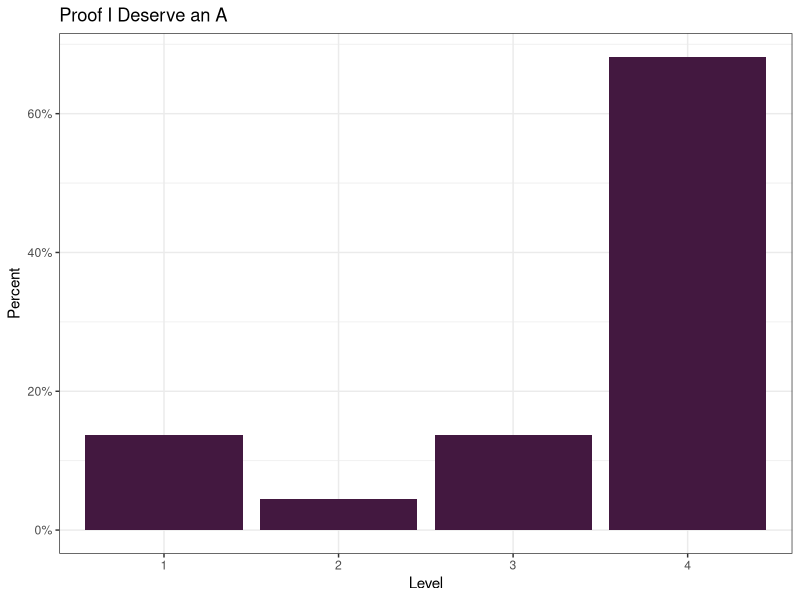

Reproduce this figure in R.
## ---- chunk 1
#| include: false
#| label: packages-portfolio-objectives

library(tidyverse)

portfolio_levels <- tibble(
  Objective = character(), 
  Level = numeric() 
  )
## ---- chunk 2
#| include: false
#| label: IL-1

## Fill in the line below with your self-assigned level for this objective.
## Remember, you have the following levels to choose from:

# 1 = novice
# 2 = proficiency
# 3 = mastery 
# 4 = expert

my_level <- 1

portfolio_levels <- portfolio_levels %>%
  bind_rows(
    tibble(Objective = "IL-1",
           Level = my_level)
    )
## ---- chunk 3
#| include: false
#| label: IL-2

## Fill in the line below with your self-assigned level for this objective.
my_level <- 3

portfolio_levels <- portfolio_levels %>%
  bind_rows(
    tibble(Objective = "IL-2", 
           Level = my_level)
    )
## ---- chunk 4
#| include: false
#| label: RW-1

my_level <- 4 

portfolio_levels <- portfolio_levels %>%
  bind_rows(
    tibble(Objective = "RW-1",
           Level = my_level)
    )
## ---- chunk 5
#| include: false
#| label: RW-2

my_level <- 4

portfolio_levels <- portfolio_levels %>%
  bind_rows(
    tibble(Objective = "RW-2",
           Level = my_level)
    )
## ---- chunk 6
#| include: false
#| label: RW-3

my_level <- 4

portfolio_levels <- portfolio_levels %>%
  bind_rows(
    tibble(Objective = "RW-3",
           Level = my_level)
    )
## ---- chunk 7
#| include: false
#| label: TC-1

my_level <- 2

portfolio_levels <- portfolio_levels %>%
  bind_rows(
    tibble(Objective = "TC-1", 
           Level = my_level)
    )
## ---- chunk 8
#| include: false
#| label: TC-2

my_level <- 4

portfolio_levels <- portfolio_levels %>%
  bind_rows(
    tibble(Objective = "TC-2", 
           Level = my_level)
    )
## ---- chunk 9
#| include: false
#| label: DM-1

my_level <- 4

portfolio_levels <- portfolio_levels %>%
  bind_rows(
    tibble(Objective = "DM-1", 
           Level = my_level)
    )
## ---- chunk 10
#| include: false
#| label: DM-2

my_level <- 4

portfolio_levels <- portfolio_levels %>%
  bind_rows(
    tibble(Objective = "DM-2",
           Level = my_level)
    )
## ---- chunk 11
#| include: false
#| label: DM-3
## Fill in the line below with your self-assigned level for this objective.
my_level <- 4

portfolio_levels <- portfolio_levels %>%
  bind_rows(tibble(Objective = "DM-3", 
                   Level = my_level))
## ---- chunk 12
#| include: false
#| label: DM-4

my_level <- 4

portfolio_levels <- portfolio_levels %>%
  bind_rows(
    tibble(Objective = "DM-3", 
           Level = my_level)
    )
## ---- chunk 13
#| include: false
#| label: PV-1

my_level <- 4

portfolio_levels <- portfolio_levels %>%
  bind_rows(
    tibble(Objective = "PV-1", 
           Level = my_level)
    )
## ---- chunk 14
#| include: false
#| label: PV-2

my_level <- 4

portfolio_levels <- portfolio_levels %>%
  bind_rows(
    tibble(Objective = "PV-2", 
           Level = my_level)
    )
## ---- chunk 15
#| include: false
#| label: PV-3

my_level <- 3

portfolio_levels <- portfolio_levels %>%
  bind_rows(
    tibble(Objective = "PV-3", 
           Level = my_level)
    )
## ---- chunk 16
#| include: false
#| label: PV-4

my_level <- 4

portfolio_levels <- portfolio_levels %>%
  bind_rows(
    tibble(Objective = "PV-4", 
           Level = my_level)
    )
## ---- chunk 17
#| include: false
#| label: SD-1

my_level <- 4

portfolio_levels <- portfolio_levels %>%
  bind_rows(
    tibble(Objective = "SD-1", 
           Level = my_level)
    )
## ---- chunk 18
#| include: false
#| label: SD-2

my_level <- 4

portfolio_levels <- portfolio_levels %>%
  bind_rows(
    tibble(Objective = "SD-2", 
           Level = my_level)
    )
## ---- chunk 19
#| include: false
#| label: AI-1

my_level <- 4

portfolio_levels <- portfolio_levels %>%
  bind_rows(
    tibble(Objective = "CD-4", 
           Level = my_level)
    )
## ---- chunk 20
#| include: false
#| label: AI-2

my_level <- 4

portfolio_levels <- portfolio_levels %>%
  bind_rows(
    tibble(Objective = "AI-2", 
           Level = my_level)
    )
## ---- chunk 21
#| include: false
#| label: CD-1

my_level <- 1

portfolio_levels <- portfolio_levels %>%
  bind_rows(
    tibble(Objective = "CD-1", 
           Level = my_level)
    )
## ---- chunk 22
#| include: false
#| label: CD-2

my_level <- 1

portfolio_levels <- portfolio_levels %>%
  bind_rows(
    tibble(Objective = "CD-2", 
           Level = my_level)
    )
## ---- chunk 23
#| include: false
#| label: CD-3

my_level <- 3

portfolio_levels <- portfolio_levels %>%
  bind_rows(
    tibble(Objective = "CD-3", 
           Level = my_level)
    )
## ---- chunk 24
#| echo: false
#| label: summary-graph
#| warning: false

portfolio_levels %>%
  mutate(
    Category = str_extract(Objective, "[A-Z]{2}"),
    Level = factor(Level)
  ) %>%
  ggplot(
    aes(x = Level, 
        y = (..count..)/sum(..count..)
        )
    ) +
  geom_bar(fill = '#431840') +
  labs(x = "Level",
       y = "Percent",
       title = "Proof I Deserve an A") +
  theme_bw() +
  scale_y_continuous(labels = scales::percent)
